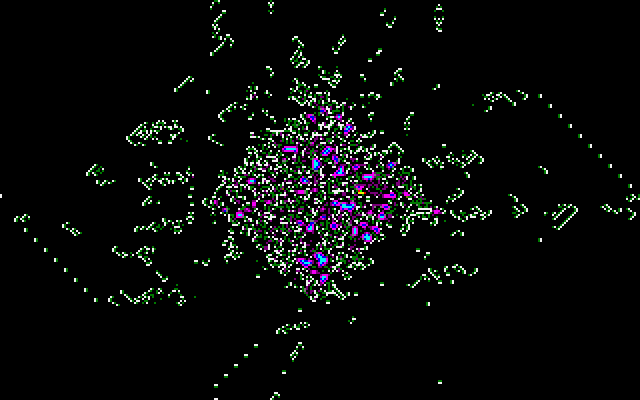
#> input picture Method 8/Ballons/data/images/balloons_111.png, 640 x 400 px; its folder holds only this picture in this run
$ jupyter execute --allow-errors Experiment1.ipynb
#> lines starting #> are read from the running program, lines starting #| are printed output that depends on the picture
### Method 3/helpers.py
import numpy as np
import matplotlib.pyplot as plt
import matplotlib.animation as animation
import time
plt.rcParams['animation.ffmpeg_path'] = '/usr/local/bin/ffmpeg'
plt.rcParams["animation.html"] = "jshtml"


# [58 lines left out: functions summarize, summarize2, animate, not called in this run]


def encodeKey(index,value):
    return "{},{}".format(index,value)

def decodeKey(key):
    return list(map(lambda x: int(x),key.split(",")))

#returns an expression to get the transformed coordinates
# from the original dimensions to the 1 dimension flattened data
# [14 lines left out: function getExpr, not called in this run]

dexpr = None

#returns an array with the position in the flattened data
#coords is an array with coordinate relative to the cell in the original dimensions
# size = np.shape(data)
# [54 lines left out: functions getNeighbors, getNeighborsValue, not called in this run]

#returns in each iteration an array with the indexes of each dimension
def multiDimensionalGenerator(size):
    counters = np.array([size[i]-1 for i in range(len(size)-1)])
    counters = np.append(counters,size[-1])
    count = len(size)-1
    #start = time.time()
    while (counters[0] >= 0):
        counters[count] -= 1
        #print("generator {}".format(time.time()-start))
        yield [int(i) for i in counters]
        #start = time.time()
        if counters[count] <= 0:
            while(counters[count] <= 0 and count > 0):
                count -= 1
            counters[count] -= 1
            while(count+1 < len(size)):
                if count+1 == len(size)-1:
                    counters[count+1] = size[count+1]
                else:
                    counters[count+1] = size[count+1]-1
                count += 1

# [5 lines left out: function manhattanDistance, not called in this run]

def vonNeumann(radious,distance):
    expr = lambda x: manhattanDistance(x) <= distance
    return getNeighborhood(radious,expr)


def moore(radious):
    expr = lambda x: True
    neighborhood = getNeighborhood(radious,expr)
    return neighborhood

#returns an array with the neighborhood
#expression = function to filter the neighborhood, receives a list of the indexes according to the dimension
#radious = array with the distance from each dimension
def getNeighborhood(radious,expression):
    neighborhood = []
    spaces = []
    dimensions = len(radious)
    for i in range(dimensions):
        size = radious[i]
        spaces.append(np.arange(-size, size+1, 1))
    mesh = np.meshgrid(*spaces)
    stack = np.stack(mesh,axis=dimensions)
    stackShape = np.shape(stack)[:-1]
    for index in multiDimensionalGenerator(stackShape):
        tIndex = tuple(index)
        if expression(stack[tIndex]):
            neighborhood.append(stack[tIndex])
    for i in range(dimensions-1,-1,-1):
        neighborhood.sort(key = lambda x: x[i])
    return neighborhood

#returns an array with the neighborhood
#expression = function to filter the neighborhood, receives a list of the indexes according to the dimension
#radious = array with the distance from each dimension
# [26 lines left out: functions getNeighborhoodWLevels, mooreWLevels, not called in this run]

def vonNeumannWLevels(radious,distance):
    expr = lambda x: (manhattanDistance(x) <= distance, manhattanDistance(x))
    return getNeighborhoodWLevels(radious,expr)

# [196 lines left out: functions getLearningProblemWLevels, information, getStr, strLevel, getTable, getTopFrequent and 7 more, not called in this run]

### Method 8/GGA.py
import random
import helpers
import numpy as np
import pandas as pd
from copy import copy
from genetic import Experiment,Population,Chromosome,Gen
from joblib import Parallel, delayed,parallel_backend
import time

class GGA(Experiment):
    def __init__(self,data,target,name=None,path=None,verbose=0, mutationRate = 0.05,noChromosomes = 50,noIterations=100,paddingType =1,paddingValue = -1, noChilds = 2,tournaments=2):
        self.data = data
        self.target = target
        self.mutationRate = mutationRate
        self.noChromosomes = noChromosomes
        self.noIterations = noIterations
        self.paddingType = paddingType
        self.paddingValue = paddingValue
        self.noChilds = noChilds
        self.k = tournaments
        self.goals = []
        self.conflicts = []
        self.verbose = verbose
        self.setup()
        Experiment.__init__(self,name,path)
        self.world.verbose = verbose


    def setup(self):
        if self.verbose >= 1:
            start = time.time()
            print("start setup")
        self.problem,self.conflicts = self.getProblem(self.data,self.target)
        if self.verbose >= 2: print(time.time()-start)
        self.matrix = self.getMatrix(self.problem)
        if self.verbose >= 2: print(np.shape(self.matrix))
        if self.verbose >= 2: print(time.time()-start)
        self.summarized = helpers.summarize(self.matrix,self.paddingValue)
        if self.verbose >= 2: print(time.time()-start)
        self.summarized2 = helpers.summarize2(self.matrix)
        if self.verbose >= 2: print(time.time()-start)
        self.domain = self.getDomain()
        self.goals = list(self.problem.keys())
        if self.verbose >= 1: print(f"{len(self.goals)} goals")
        if self.verbose >= 1: print("end setup")

    def getProblem(self,data,target):
        problem = {}
        conflicts = {}
        for row in data:
            cls = row[target]
            values = row[:-1]
            if cls not in problem:
                problem[cls] = {}
            key = str(values)
            conflict = False
            conflictedKeys = []
            for c in problem:
                if c != cls and key in problem[c]:
                    conflict = True
                    conflictedKeys.append(c)
            if not conflict:
                if key not in problem[cls]:
                    problem[cls][key] = [values,0]
                problem[cls][key][1] += 1
            else:
                conflicts[key] = conflictedKeys
        return problem,conflicts

    # [99 lines left out: functions getMatrix, getDomain, setupWorld, setupPopulation, setupChromosome, express and 1 more, not called in this run]

    def fitness(self,phenotype,goal):
        return self.getTotalMatch(phenotype,goal)

    # [114 lines left out: functions tournament, selection, mutate, crossover, regulation, getRules and 3 more, not called in this run]

### Method 8/ocat.py
import numpy as np
import random
from copy import copy
from joblib import Parallel, delayed,parallel_backend

class OCAT():
    def __init__(self,data,targetColumn):
        self.data = data
        self.target = targetColumn
        self.domain = {}
        self.indexes = {}
        self.auxiliar = {}
        self.rules = []
        self.terms = []
        self.preprocessing()

    def checkConflict(self,problem,cls,key):
        if key in problem[cls]:
            return cls

    def getLearningProblem(self,data,target):
        problem = {}
        conflicts = {}
        for row in data:
            cls = row[target]
            values = row[:-1]
            if cls not in problem:
                problem[cls] = {}
            key = str(values)
            conflict = False
            conflictedKeys = []
            for c in problem:
                if c != cls and key in problem[c]:
                    conflict = True
                    conflictedKeys.append((cls,c))
            if not conflict:
                if key not in problem[cls]:
                    problem[cls][key] = [values,0]
                problem[cls][key][1] += 1
            else:
                conflicts[key] = conflictedKeys
        return problem,conflicts

    # [103 lines left out: functions dictToMat, getDomain, getBinaryDomain, binarize, getPosNeg, getIndexes and 1 more, not called in this run]

    def preprocessing(self):
        #print("problem")
        problem,self.conflicts = self.getLearningProblem(self.data,self.target)
        #print("matrix")
        matrix = self.dictToMat(problem)
        #print("domain")
        self.domain = self.getDomain(matrix,self.target)
        #print("binarized")
        binarized = self.binarize(matrix,self.domain)
        #print("bdomains")
        self.bdomains = self.getBinaryDomain(binarized)
        #print("indexes")
        self.indexes = self.getIndexes(binarized,self.domain,self.target)
        #print("auxiliar")
        self.auxiliar = self.getPosNeg(self.domain,binarized,self.indexes,self.target)
        #print("terms")
        self.terms = self.getTerms(self.bdomains,self.target)

    # [180 lines left out: functions getFitnessValue, getProbabilities, createClause, obtainRules, train, unbinarize and 3 more, not called in this run]

### Method 8/Ballons/Experiment1.ipynb
[cell 1]
import matplotlib.pyplot as plt
import cv2
import numpy as np
import os,sys,inspect
current_dir = os.path.dirname(os.path.abspath(inspect.getfile(inspect.currentframe())))
parent_dir = os.path.dirname(current_dir)
sys.path.insert(0, parent_dir)
from GGA import GGA
import helpers
from joblib import Parallel, delayed,parallel_backend
from ocat import OCAT

# Preprocessing

[cell 2]
if not os.path.isfile("data/data.npy"):
    dirName = "data/images"
    images = []
    paths = []
    for file in os.listdir(dirName):
        if (".png" in file):
            paths.append([int(file.split("_")[1].replace(".png","")),f'{dirName}/{file}'])
    paths = sorted(paths,key=lambda x:x[0])
    for path in paths:
        img = cv2.imread(path[1],cv2.IMREAD_GRAYSCALE)
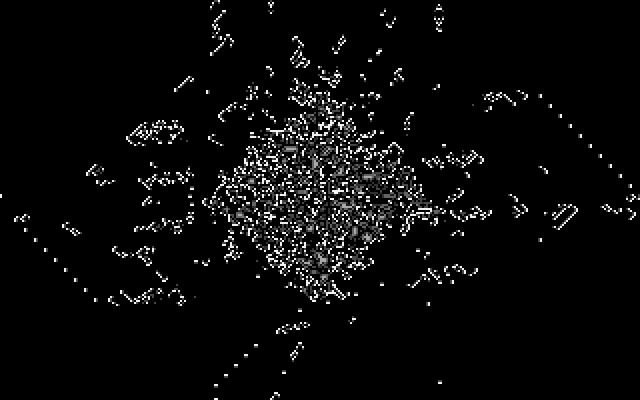
#> img: shape (400, 640); min 0, max 242, mean 10.3
        images.append(img)
    np.save("data/data.npy",images)
else:
    print("data.npy already exist")

[cell 3]
def getProblemSub2(data,iState,cell,stateSize,currentState,neighborhood,paddingType,paddingValue):
    index = tuple([iState]+cell)
    cls = data[index]
    #start = time.time()
    neighbors = helpers.getNeighbors(cell,neighborhood,stateSize)
    #print("neighbors time {}".format(time.time()-start))
    values = helpers.getNeighborsValue(currentState,neighbors,paddingType,paddingValue)
    #print("neighbors value time {}".format(time.time()-start))
    values = [values[key] for key in values]
    values.append(cls)
    #print("neighbors value 2 time {}".format(time.time()-start))
    return values

def getProblemSub1(data,iState,dataSize,stateSize,noStates,neighborhood,paddingType,paddingValue):
    print(iState)
    currentState = data[iState-1].reshape(-1)
    backend = 'threading'
    with parallel_backend(backend):
        vlscls = Parallel(n_jobs=4)(delayed(getProblemSub2) (data,iState,cell,stateSize,currentState,neighborhood,paddingType,paddingValue) for cell in helpers.multiDimensionalGenerator(stateSize))
    return vlscls

def getProblem(data,neighborhood,paddingType,paddingValue):
    problem = []
    dataSize = np.shape(data)
    stateSize = dataSize[1:]
    noStates = dataSize[0]
    backend = 'threading'
    with parallel_backend(backend):
        problem = Parallel(n_jobs=4)(delayed(getProblemSub1)(data,iState,dataSize,stateSize,noStates,neighborhood,paddingType,paddingValue) for iState in range(1,noStates))
        problem = np.concatenate(problem)
    return problem

[cell 4]
data= np.load("data/data.npy")

[cell 5]
np.shape(data)

[cell 6]
plt.matshow(data[-1,130:170,300:340])
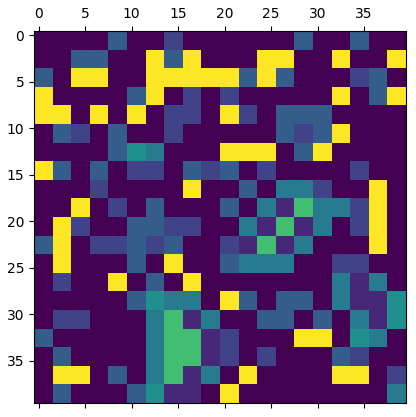
#> figure drawn by matplotlib, 1 panel

[cell 7]
radious = 1
neighborhood = helpers.moore([radious,radious])
#> (the rest of this cell did not finish here and is left out)


[cell 8]
data=np.array(data)
values = {}
count = 0
#> (the rest of this cell did not finish here and is left out)

#> (a cell that did not finish here is left out)


#> (a cell that did not finish here is left out)

#> (a cell that did not finish here is left out)


#> (a cell that did not finish here is left out)

[cell 13]
data.shape

$ run again, on Method 8/Ballons/data/images/balloons_233.png
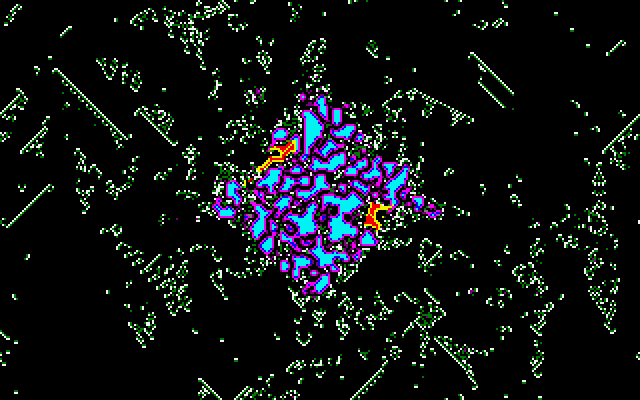
#> input picture Method 8/Ballons/data/images/balloons_233.png, 640 x 400 px
#> `img = cv2.imread(path[1],cv2.IMREAD_GRAYSCALE)`:
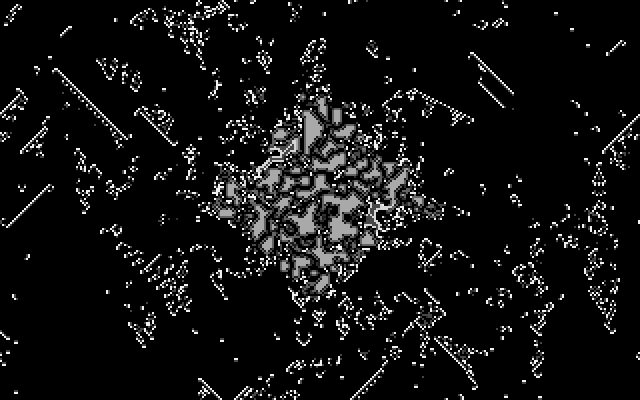
#> img: shape (400, 640); min 0, max 242, mean 18.1
#> `[cell 6] plt.matshow(data[-1,130:170,300:340])`:
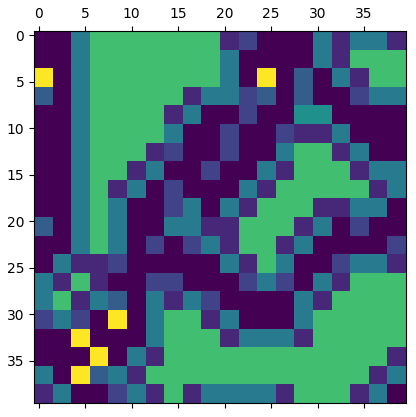
#> figure drawn by matplotlib, 1 panel

$ run again, on Method 8/Ballons/data/images/balloons_25.png
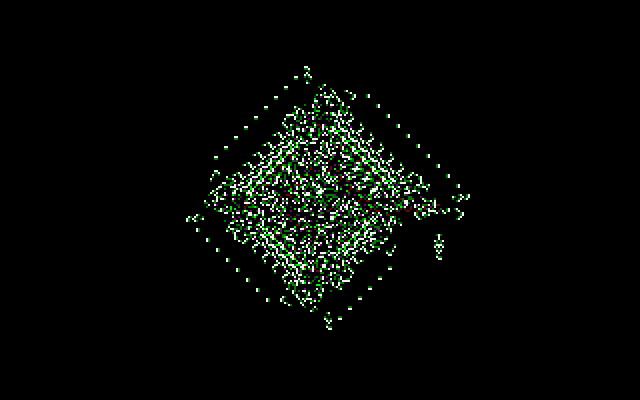
#> input picture Method 8/Ballons/data/images/balloons_25.png, 640 x 400 px
#> `img = cv2.imread(path[1],cv2.IMREAD_GRAYSCALE)`:
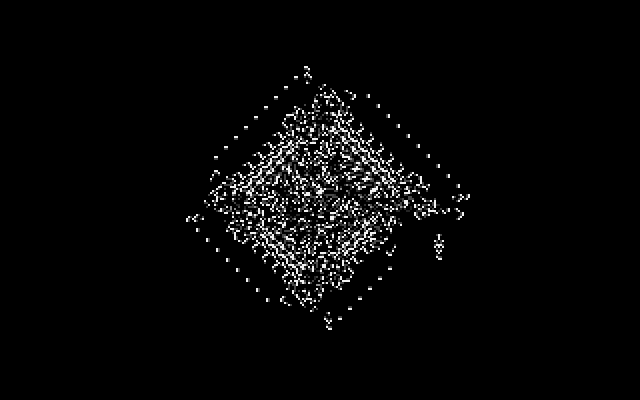
#> img: shape (400, 640); min 0, max 242, mean 7.3
#> `[cell 6] plt.matshow(data[-1,130:170,300:340])`:
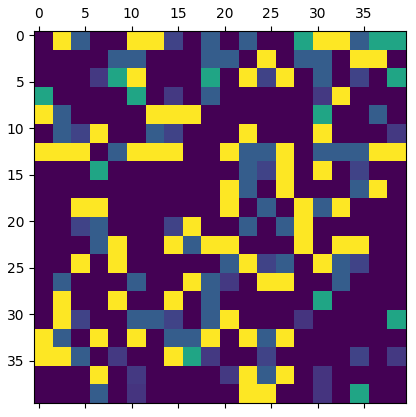
#> figure drawn by matplotlib, 1 panel
